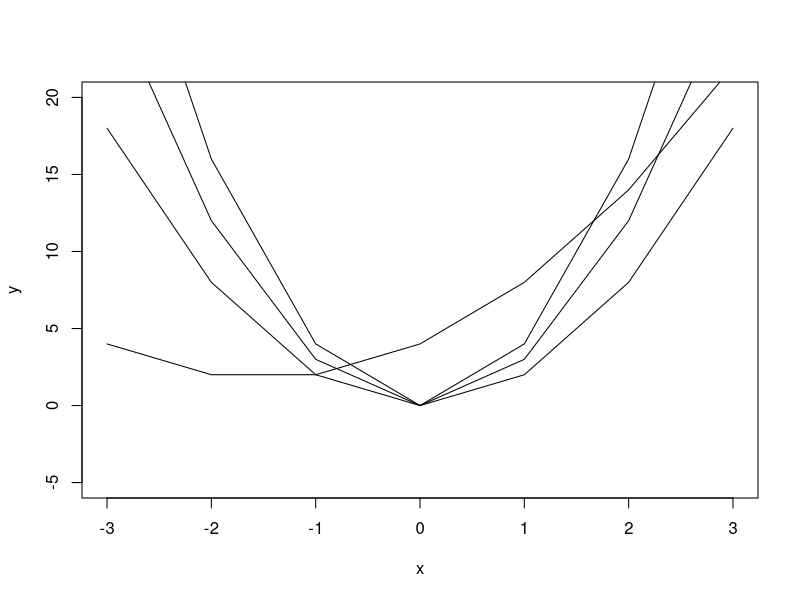

Reproduce this figure in R.
## ---- chunk 1
quad <- function(x,a=0,b=0,c=0){
 return(a*x^2+b*x+c) 
}
x <- c(-3,-2,-1,0,1,2,3)
y <- quad(x,1,3,4)
plot(x,y,'l',ylim=c(-5,20))
y4 <- quad(x,a=3)
y2 <- quad(x,a=2)
y3 <- quad(x,a=4)
lines(x,y2,'l')
lines(x,y3,'l')
lines(x,y4,'l')
